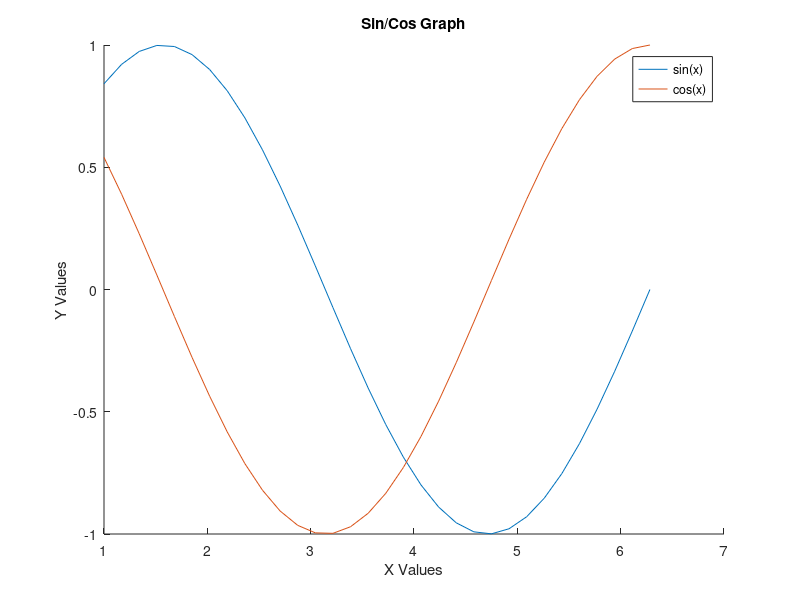

MATLAB code for this plot:
%==[Flowerbox]=================
%| Filename: ExamplePlot.m    |
%| Purpose: Basic plot        |
%| bup                        |
%| 8/3/2020                   |
%|____________________________|

x = linspace(1, 2 * pi, 32);
y1 = sin(x);
y2 = cos(x);

title('Sin/Cos Graph')
xlabel('X Values')
ylabel('Y Values')

hold on;
plot(x, y1)
plot(x, y2)
legend('sin(x)', 'cos(x)')
